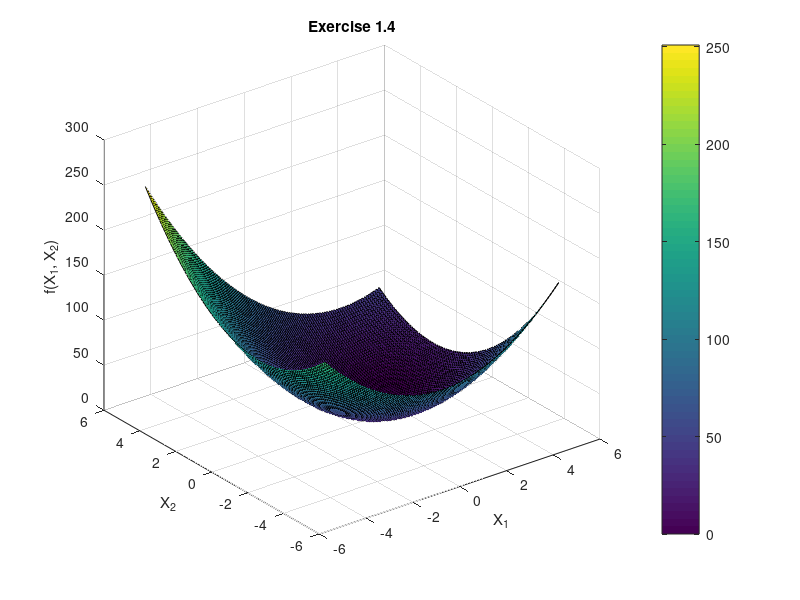
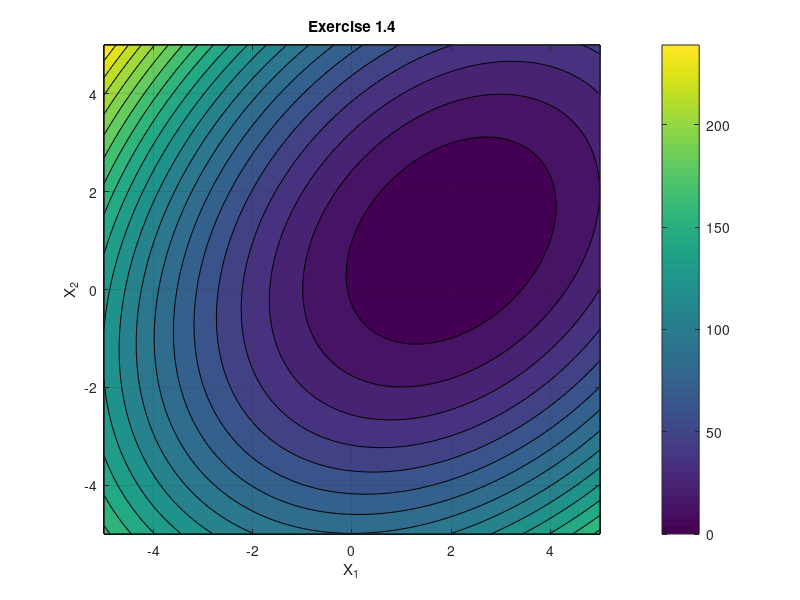

MATLAB code for these plots, in order:
%% Exercise 1.4
% We create the surface of interest for the function
x1 = -5 : 0.1 : 5;
x2 = -5 : 0.1 : 5;
[X_1,X_2] = meshgrid(x1,x2);
% the function is applied to the meshgrid
f = (X_2 + X_1 -3).^2 + 2 .* (X_2 - X_1 + 1).^2;
% plot it first as a surface
surf(X_1, X_2, f);
xlabel('X_1')
ylabel('X_2')
zlabel('f(X_1, X_2)');
title('Exercise 1.4')
grid on;
colorbar;
% Then plot it as level sets
figure
contourf(X_1,X_2,f,20);
xlabel('X_1')
ylabel('X_2')
zlabel('f(X_1, X_2)');
title('Exercise 1.4')
grid on;
colorbar;